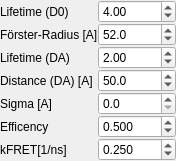
<?xml version="1.0" encoding="UTF-8"?>
<ui version="4.0">
 <class>Form</class>
 <widget class="QWidget" name="Form">
  <property name="geometry">
   <rect>
    <x>0</x>
    <y>0</y>
    <width>176</width>
    <height>142</height>
   </rect>
  </property>
  <property name="sizePolicy">
   <sizepolicy hsizetype="Fixed" vsizetype="Fixed">
    <horstretch>0</horstretch>
    <verstretch>0</verstretch>
   </sizepolicy>
  </property>
  <property name="windowTitle">
   <string>FRET-Calculator</string>
  </property>
  <property name="windowIcon">
   <iconset>
    <normaloff>:/icons/icons/FRET.png</normaloff>:/icons/icons/FRET.png</iconset>
  </property>
  <layout class="QVBoxLayout" name="verticalLayout">
   <property name="spacing">
    <number>0</number>
   </property>
   <property name="leftMargin">
    <number>0</number>
   </property>
   <property name="topMargin">
    <number>0</number>
   </property>
   <property name="rightMargin">
    <number>0</number>
   </property>
   <property name="bottomMargin">
    <number>0</number>
   </property>
   <item>
    <layout class="QGridLayout" name="gridLayout">
     <property name="spacing">
      <number>0</number>
     </property>
     <item row="1" column="1">
      <widget class="QDoubleSpinBox" name="doubleSpinBox_3">
       <property name="enabled">
        <bool>true</bool>
       </property>
       <property name="decimals">
        <number>1</number>
       </property>
       <property name="maximum">
        <double>1000000.000000000000000</double>
       </property>
       <property name="singleStep">
        <double>0.500000000000000</double>
       </property>
       <property name="value">
        <double>52.000000000000000</double>
       </property>
      </widget>
     </item>
     <item row="5" column="1">
      <widget class="QDoubleSpinBox" name="doubleSpinBox_4">
       <property name="frame">
        <bool>true</bool>
       </property>
       <property name="decimals">
        <number>3</number>
       </property>
       <property name="minimum">
        <double>0.001000000000000</double>
       </property>
       <property name="maximum">
        <double>1.000000000000000</double>
       </property>
       <property name="singleStep">
        <double>0.010000000000000</double>
       </property>
       <property name="value">
        <double>0.500000000000000</double>
       </property>
      </widget>
     </item>
     <item row="2" column="1">
      <widget class="QDoubleSpinBox" name="doubleSpinBox_2">
       <property name="minimum">
        <double>0.010000000000000</double>
       </property>
       <property name="maximum">
        <double>10000.000000000000000</double>
       </property>
       <property name="singleStep">
        <double>0.050000000000000</double>
       </property>
       <property name="value">
        <double>2.000000000000000</double>
       </property>
      </widget>
     </item>
     <item row="1" column="0">
      <widget class="QLabel" name="label_3">
       <property name="text">
        <string>Förster-Radius [A]</string>
       </property>
      </widget>
     </item>
     <item row="4" column="1">
      <widget class="QDoubleSpinBox" name="doubleSpinBox_6">
       <property name="decimals">
        <number>1</number>
       </property>
       <property name="minimum">
        <double>0.000000000000000</double>
       </property>
       <property name="maximum">
        <double>100.000000000000000</double>
       </property>
       <property name="singleStep">
        <double>0.500000000000000</double>
       </property>
       <property name="value">
        <double>0.000000000000000</double>
       </property>
      </widget>
     </item>
     <item row="2" column="0">
      <widget class="QLabel" name="label_2">
       <property name="sizePolicy">
        <sizepolicy hsizetype="Fixed" vsizetype="Preferred">
         <horstretch>0</horstretch>
         <verstretch>0</verstretch>
        </sizepolicy>
       </property>
       <property name="text">
        <string>Lifetime (DA)</string>
       </property>
      </widget>
     </item>
     <item row="4" column="0">
      <widget class="QLabel" name="label_7">
       <property name="text">
        <string>Sigma [A]</string>
       </property>
      </widget>
     </item>
     <item row="3" column="0">
      <widget class="QLabel" name="label_4">
       <property name="text">
        <string>Distance (DA) [A]</string>
       </property>
      </widget>
     </item>
     <item row="0" column="0">
      <widget class="QLabel" name="label">
       <property name="sizePolicy">
        <sizepolicy hsizetype="Fixed" vsizetype="Preferred">
         <horstretch>0</horstretch>
         <verstretch>0</verstretch>
        </sizepolicy>
       </property>
       <property name="text">
        <string>Lifetime (D0)</string>
       </property>
      </widget>
     </item>
     <item row="5" column="0">
      <widget class="QLabel" name="label_5">
       <property name="text">
        <string>Efficency</string>
       </property>
      </widget>
     </item>
     <item row="0" column="1">
      <widget class="QDoubleSpinBox" name="doubleSpinBox">
       <property name="sizePolicy">
        <sizepolicy hsizetype="Expanding" vsizetype="Fixed">
         <horstretch>0</horstretch>
         <verstretch>0</verstretch>
        </sizepolicy>
       </property>
       <property name="minimum">
        <double>0.010000000000000</double>
       </property>
       <property name="maximum">
        <double>10000.000000000000000</double>
       </property>
       <property name="value">
        <double>4.000000000000000</double>
       </property>
      </widget>
     </item>
     <item row="3" column="1">
      <widget class="QDoubleSpinBox" name="doubleSpinBox_9">
       <property name="decimals">
        <number>1</number>
       </property>
       <property name="minimum">
        <double>1.000000000000000</double>
       </property>
       <property name="maximum">
        <double>10000.000000000000000</double>
       </property>
       <property name="singleStep">
        <double>0.500000000000000</double>
       </property>
       <property name="value">
        <double>50.000000000000000</double>
       </property>
      </widget>
     </item>
     <item row="6" column="0">
      <widget class="QLabel" name="label_6">
       <property name="text">
        <string>kFRET[1/ns]</string>
       </property>
      </widget>
     </item>
     <item row="6" column="1">
      <widget class="QDoubleSpinBox" name="doubleSpinBox_5">
       <property name="enabled">
        <bool>true</bool>
       </property>
       <property name="decimals">
        <number>3</number>
       </property>
       <property name="minimum">
        <double>0.000000000000000</double>
       </property>
       <property name="maximum">
        <double>9999.000000000000000</double>
       </property>
       <property name="singleStep">
        <double>0.050000000000000</double>
       </property>
       <property name="value">
        <double>0.250000000000000</double>
       </property>
      </widget>
     </item>
    </layout>
   </item>
  </layout>
 </widget>
 <resources>
  <include location="../rescource.qrc"/>
 </resources>
 <connections/>
</ui>
